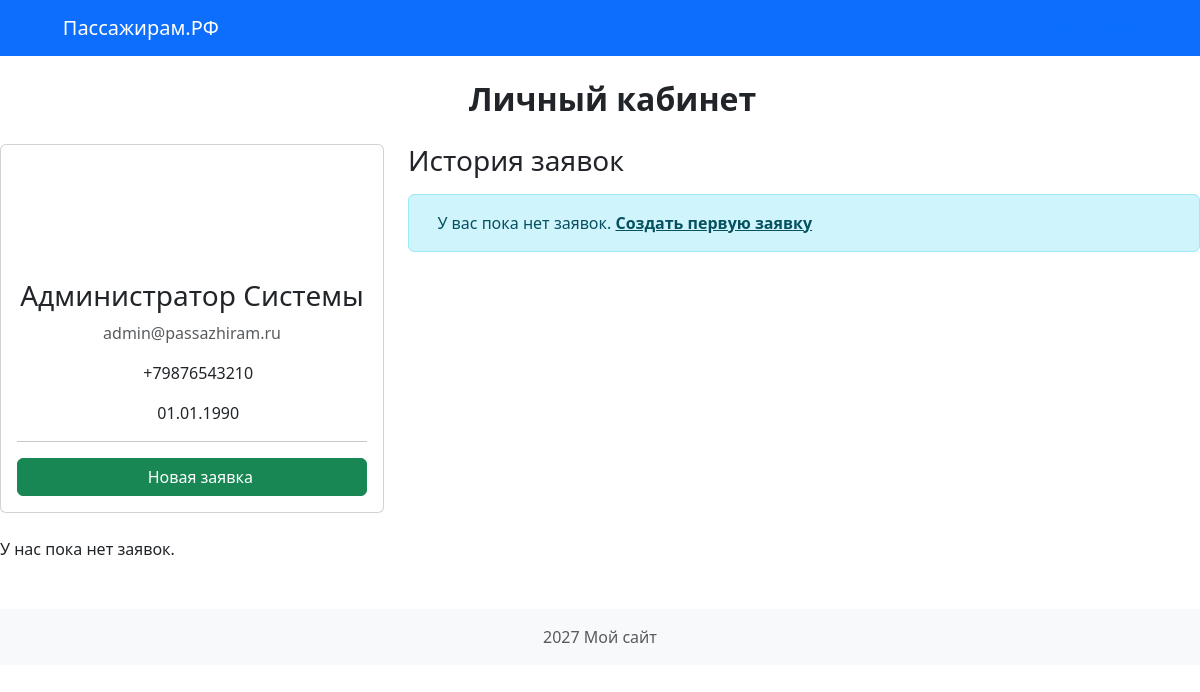
/prof (signed in), run on the app's committed database.
### models.py (models this page shows)
class User(db.Model, UserMixin):
    __tablename__ = 'users'
    id = db.Column(db.Integer, primary_key=True)
    login = db.Column(db.String(64), unique=True, nullable=False)
    password_hash = db.Column(db.String(256), nullable=False)
    fio = db.Column(db.String(128), nullable=False)
    birth_date = db.Column(db.Date, nullable=False)
    phone = db.Column(db.String(20), nullable=False)
    email = db.Column(db.String(128), nullable=False)
    role = db.Column(db.String(10), default='user')
    created_at = db.Column(db.DateTime, default=datetime.utcnow)
    applications = db.relationship('Application', backref='user', lazy=True)
    reviews = db.relationship('Review', backref='user', lazy=True)

### app.py (the view)
@app.route('/prof')
def proffff():
    return render_template('profile.html')

### app.py (called while the page is built)
@login_manager.user_loader
def load_user(user_id):
    return User.query.get(int(user_id))

### templates/profile.html (shortened to what this page needs)
{% extends 'base.html' %}
{% block content %}
    <h2 class="mb-4 text-center">
        <i class="bi bi-person-circle"></i><b>Личный кабинет</b>
    </h2>
    <div class="row">
        <div class="col-md-4 mb-4">
            <div class="card shadoe-sm">
                <div class="card-body text-center">
                    <i class="bi bi-person-circle display-1 text-primary"></i>
                    <h3 class="mt-3">{{ current_user.fio }}</h3>
                    <p class="text-muted">{{ current_user.email }}</p>
                    <p><i class="bi bi-telephone"></i>{{ current_user.phone }}</p>
                    <p><i class="bi bi-calendar"></i>{{ current_user.birth_date.strftime('%d.%m.%Y') }}</p>
                    <hr>
                    <a href="{{ url_for('application') }}" class="btn btn-success w-100">
                        <i class="bi bi-plus-circle"></i> Новая заявка
                    </a>
                </div>
            </div>
        </div>
        <div class="col-md-8">
            <h3 class="mb-3">История заявок</h3>
            {% if applications %}
                {% for app in applications %}
                <div class="card mb-3">
                    <div class="card-body">
                        <div class="d-flex justify-content-between align-items-center">
                            <div>
                                <h5 class="card-title">
                                    <i class="bi bi-bus-front"></i> {{app.transport_type  }}
                                </h5>
                                <p class="card-text text-muted mb-1">
                                    <i class="bi bi-calendar-event"></i> Дата начала: {{ app.start_date.strftime('%d.%m.%Y') }}
                                </p>
                                <p class="card-text text-muted mb-1">
                                    <i class="bi bi-credit-card"></i> Оплата: {{ app.payment_method }}
                                </p>
                                <p class="card-text text-muted">
                                    <i class="bi bi-clovk"></i> Создана: {{ app.created_at.strftime('%d.%m.%Y в %H:%M') }}
                                </p>
                            </div>
                            <span class="badge
                                {% if app.status == 'Новая' %}bg-warning text-dark
                                {% elif app.status == 'Идёт обучение' %}bg-info text-dark
                                {% elif app.status == 'Обучение завершено' %}bg-success
                                {% else %}bg-secondary{% endif %} fs-6">
                                {{ app.status }}
                            </span>
                        </div>
                    </div>
                </div>
                {% endfor %}
            {% else %}
                <div class="alert alert-info">
                    <i class="bi bi-info-circle"></i>У вас пока нет заявок.
                    <a href="{{ url_for('application') }}" class="alert-link">Создать первую заявку</a>
                </div>
            {% endif %}
        </div>
    </div>
    {% if applications %}
        <h3 class="text-center">Другая штука</h3>
        <h3>Ваши заявки:</h3>
        {% for app in application %}
            <div class="card">
                <h4>{{ app.transport_type }}</h4>
                <p>Дата: {{ app.start_date.strftime('%d.%m.%Y') }}</p>
                <p>Статус: {{ app.start_date.strftime('%d.%m.%Y') }}</p>
                <p>Оплата: {{ app.payment_method }}</p>
                {% if app.status == 'Обучение завершено' %}
                    <button>Оставить отзыв</button>
                {% endif %}
            </div>
        {% endfor %}
    {% else %}
        <p>У нас пока нет заявок.</p>
    {% endif %}
{% endblock %}

### data on the page
User: fio "Администратор Системы", email "admin@passazhiram.ru", phone "+79876543210", birth_date "01.01.1990"
